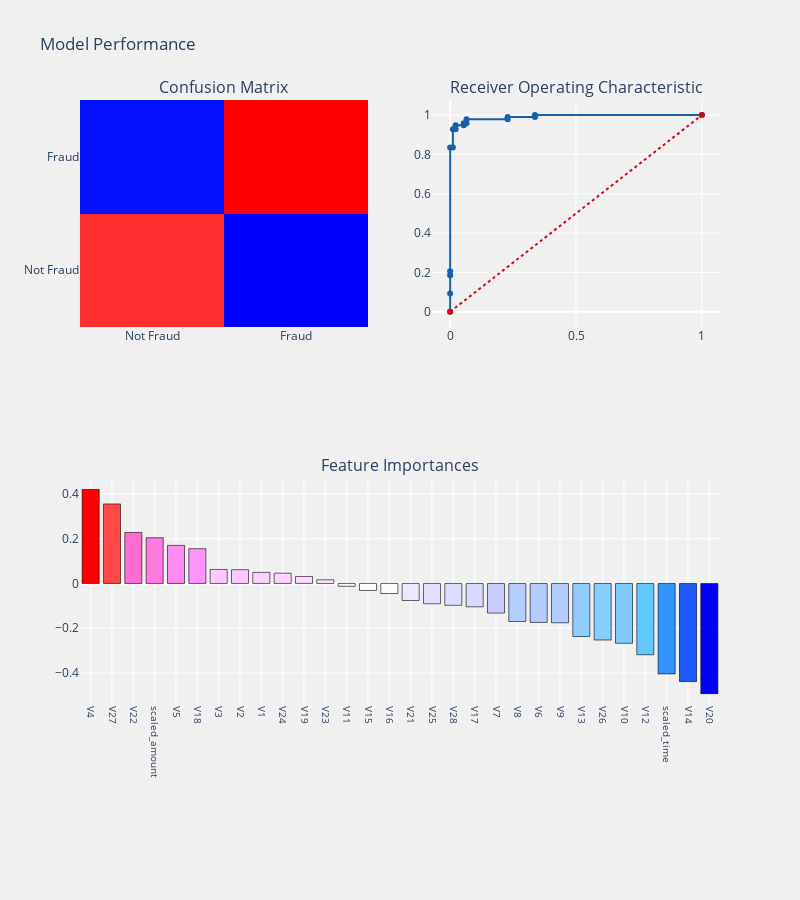

Source (notebook cell):
### Code cell
svc_lin2  = SVC(C=1.0, kernel='linear', probability=True, random_state=42)
fraud_detection_model_evaluation(svc_lin2, X_train, X_test, y_train, y_test, "coefficients", threshold_plot=True)

### Figure 1 — Plotly figure (JSON) as saved in the notebook; plotly's stock layout.template omitted (floating-point values rounded to 4 significant figures)
{"data": [{"colorscale": [[0, "rgb(0,0,255)"], [0.1, "rgb(51,153,255)"], [0.2, "rgb(102,204,255)"], [0.3, "rgb(153,204,255)"], [0.4, "rgb(204,204,255)"], [0.5, "rgb(255,255,255)"], [0.6, "rgb(255,204,255)"], [0.7, "rgb(255,153,255)"], [0.8, "rgb(255,102,204)"], [0.9, "rgb(255,102,102)"], [1, "rgb(255,0,0)"]], "name": "Confusion matrix", "showscale": false, "type": "heatmap", "x": ["Not Fraud", "Fraud"], "xaxis": "x", "y": ["Not Fraud", "Fraud"], "yaxis": "y", "z": [[88, 4], [5, 92]]}, {"line": {"color": "rgb(22, 96, 167)", "width": 2}, "name": "ROC Curve (AUC = 0.99)", "type": "scatter", "x": [0, 0, 0, 0, 0, 0.01087, 0.01087, 0.02174, 0.02174, 0.05435, 0.05435, 0.06522, 0.06522, 0.2283, 0.2283, 0.337, 0.337, 1], "xaxis": "x2", "y": [0, 0.09278, 0.1856, 0.2062, 0.8351, 0.8351, 0.9278, 0.9278, 0.9485, 0.9485, 0.9588, 0.9588, 0.9794, 0.9794, 0.9897, 0.9897, 1, 1], "yaxis": "y2"}, {"line": {"color": "rgb(205, 12, 24)", "dash": "dot", "width": 2}, "type": "scatter", "x": [0, 1], "xaxis": "x2", "y": [0, 1], "yaxis": "y2"}, {"marker": {"color": [0.4194, 0.3549, 0.2276, 0.204, 0.17, 0.1552, 0.06247, 0.06136, 0.0494, 0.04579, 0.03104, 0.01629, -0.01268, -0.03133, -0.04486, -0.07624, -0.09074, -0.09751, -0.1044, -0.1322, -0.1699, -0.1739, -0.1757, -0.237, -0.2525, -0.267, -0.3184, -0.4036, -0.438, -0.4919], "colorscale": [[0, "rgb(0,0,255)"], [0.1, "rgb(51,153,255)"], [0.2, "rgb(102,204,255)"], [0.3, "rgb(153,204,255)"], [0.4, "rgb(204,204,255)"], [0.5, "rgb(255,255,255)"], [0.6, "rgb(255,204,255)"], [0.7, "rgb(255,153,255)"], [0.8, "rgb(255,102,204)"], [0.9, "rgb(255,102,102)"], [1, "rgb(255,0,0)"]], "line": {"color": "black", "width": 0.6}}, "name": "Coefficients", "type": "bar", "x": ["V4", "V27", "V22", "scaled_amount", "V5", "V18", "V3", "V2", "V1", "V24", "V19", "V23", "V11", "V15", "V16", "V21", "V25", "V28", "V17", "V7", "V8", "V6", "V9", "V13", "V26", "V10", "V12", "scaled_time", "V14", "V20"], "xaxis": "x3", "y": [0.4194, 0.3549, 0.2276, 0.204, 0.17, 0.1552, 0.06247, 0.06136, 0.0494, 0.04579, 0.03104, 0.01629, -0.01268, -0.03133, -0.04486, -0.07624, -0.09074, -0.09751, -0.1044, -0.1322, -0.1699, -0.1739, -0.1757, -0.237, -0.2525, -0.267, -0.3184, -0.4036, -0.438, -0.4919], "yaxis": "y3"}], "layout": {"annotations": [{"font": {"size": 16}, "showarrow": false, "text": "Confusion Matrix", "x": 0.225, "xanchor": "center", "xref": "paper", "y": 1, "yanchor": "bottom", "yref": "paper"}, {"font": {"size": 16}, "showarrow": false, "text": "Receiver Operating Characteristic", "x": 0.775, "xanchor": "center", "xref": "paper", "y": 1, "yanchor": "bottom", "yref": "paper"}, {"font": {"size": 16}, "showarrow": false, "text": "Feature Importances", "x": 0.5, "xanchor": "center", "xref": "paper", "y": 0.375, "yanchor": "bottom", "yref": "paper"}], "autosize": false, "height": 900, "margin": {"b": 195}, "paper_bgcolor": "rgba(240, 240, 240, 0.95)", "plot_bgcolor": "rgba(240, 240, 240, 0.95)", "showlegend": false, "title": {"text": "Model Performance"}, "width": 800, "xaxis": {"anchor": "y", "domain": [0, 0.45]}, "xaxis2": {"anchor": "y2", "domain": [0.55, 1]}, "xaxis3": {"anchor": "y3", "domain": [0, 1], "showgrid": true, "tickangle": 90, "tickfont": {"size": 10}}, "yaxis": {"anchor": "x", "domain": [0.625, 1]}, "yaxis2": {"anchor": "x2", "domain": [0.625, 1]}, "yaxis3": {"anchor": "x3", "domain": [0, 0.375]}}}
